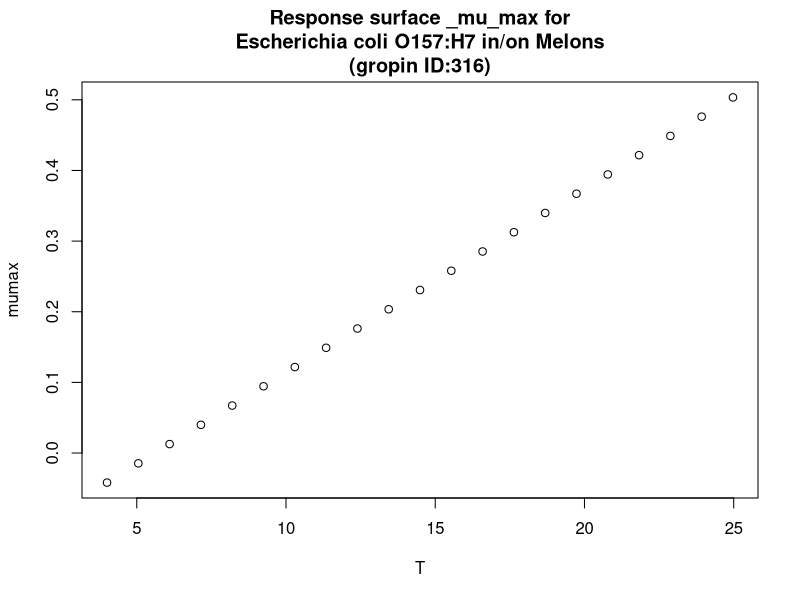

Here is the R script that generated this plot:
#############################
# start of Parameter script
#############################
T <- seq(4.004,24.975024975025,length.out=21)
#############################
# end of Parameter script
#############################
############################# 
# start of Model script Gropin ID 316 
#############################
 
# constant coefficients for this model
 
variables <- data.frame(T)
argumentsPar <- unique.data.frame(expand.grid(variables))
 
# heart of the model
response_surface <- function(T) {
   mumax <-0.026*(T-5.613)

	return(mumax=mumax)
} 

# output parameters
responseSurface <- cbind(argumentsPar,response_surface(argumentsPar['T']))
colnames(responseSurface) <- c(colnames(argumentsPar),'mumax')
#############################
# End of Model script
#############################
############################# 
# start of Visualisation script Gropin ID 316 
#############################
titleText <-'Response surface _mu_max for
Escherichia coli O157:H7 in/on Melons
(gropin ID:316)'
plot(T,responseSurface$'mumax',xlab='T',
                          ylab='mumax',main=titleText)
#############################
# End of Visualisation script
#############################
